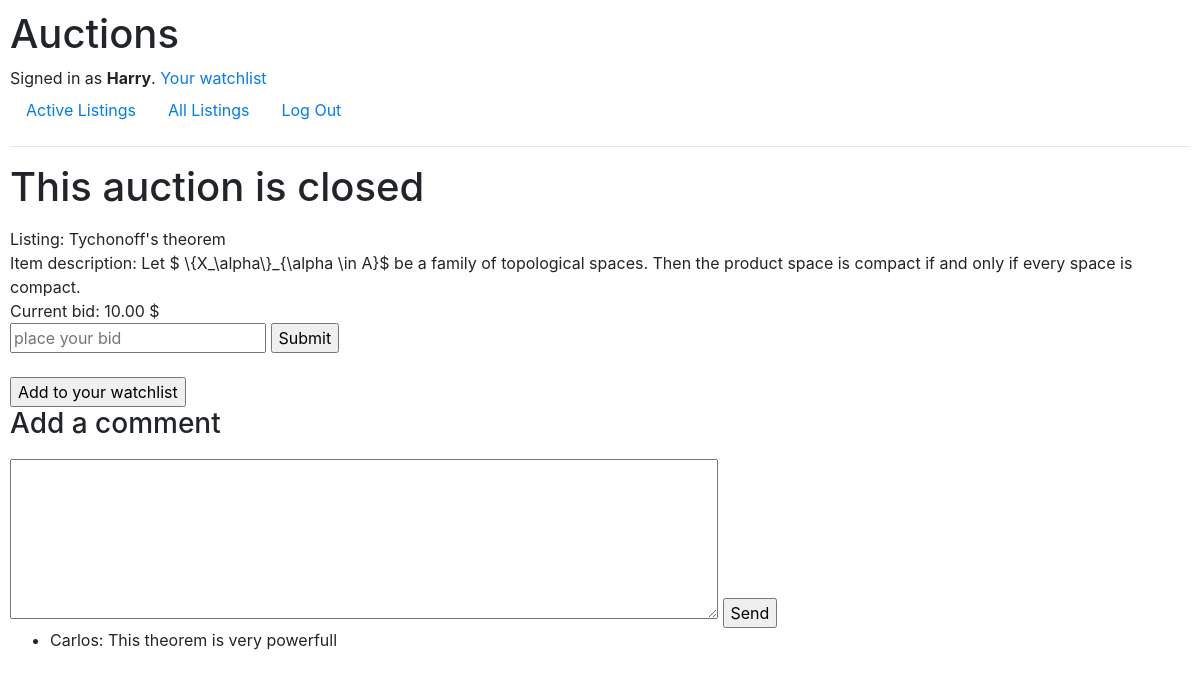
The app's page /2 (signed in) with its own data.
### auctions/models.py (models this page shows, shortened)
class User(AbstractUser):
    pass

class Listing(models.Model):
    product = models.CharField(max_length=64)
    description = models.CharField(max_length=500)
    minimum_bid = models.ForeignKey(Bid, on_delete=models.CASCADE, default=0, related_name="listing_bid")
    user_owner = models.ForeignKey(User, on_delete=models.CASCADE, related_name="user_listings")
    category = models.ForeignKey(Category, on_delete=models.CASCADE, related_name="listing_category", default=None)
    isActive = models.BooleanField(default=True)
    user_watchlist = models.ManyToManyField(User, blank=True, related_name="user_watchlist", default=None)
    user_bids = models.ManyToManyField(User, blank=True, related_name="user_bids", default= None)

class Bid(models.Model):
    new_bid = models.DecimalField(max_digits=9, decimal_places=2)
    user_bid = models.ForeignKey(User, on_delete=models.CASCADE, related_name="user_bid", default=0)
    def __str__(self):
        return f"{self.new_bid} $"

class Comment(models.Model):
    comment = models.CharField(max_length=250)
    listing = models.ForeignKey(Listing, on_delete=models.CASCADE, related_name="comment", default=None)
    user = models.ForeignKey(User, on_delete=models.CASCADE, related_name="user_comment", default=None)
    def __str__(self):
        return f"{self.user}: {self.comment}"

### auctions/views.py (the view, shortened to what this page needs)
# urls.py: path("<int:listing_id>", views.listing, name="listing"),
def listing(request, listing_id):
    try:
        listing = Listing.objects.get(pk = listing_id)
        allComments = listing.comment.all()
        user = request.user
        if user.is_authenticated:
            if user == listing.user_owner:
                if listing in user.user_watchlist.all():
                    is_in_watchlist = True
                    return render(request, "auctions/listing.html", {
                        "thelist":listing.isActive,
                        "listing": listing.pk,
                        "product": listing.product,
                        "description": listing.description,
                        "price": listing.minimum_bid,
                        "is_in_watchlist":is_in_watchlist,
                        "allComments": allComments,
                        "userisOwner":True,
                        "user":user
                })
                else:
                    is_in_watchlist = False
                    return render(request, "auctions/listing.html", {
                        "thelist":listing.isActive,
                        "user":user,
                        "userisOwner":True,
                        "listing": listing.pk,
                        "product": listing.product,
                        "description": listing.description,
                        "price": listing.minimum_bid,
                        "is_in_watchlist":is_in_watchlist,
                        "allComments": allComments
                })
            else:
                if listing in user.user_watchlist.all():
                    is_in_watchlist = True
                    return render(request, "auctions/listing.html", {
                        "thelist":listing.isActive,
                        "user":user,
                        "listing": listing.pk,
                        "product": listing.product,
                        "description": listing.description,
                        "price": listing.minimum_bid,
                        "is_in_watchlist":is_in_watchlist,
                        "allComments": allComments,
                        "userisOwner":False
                })
                else:
                    is_in_watchlist = False
                    return render(request, "auctions/listing.html", {
                        "user":user,
                        "thelist":listing.isActive,
                        "userisOwner":False,
                        "listing": listing.pk,
                        "product": listing.product,
                        "description": listing.description,
                        "price": listing.minimum_bid,
                        "is_in_watchlist":is_in_watchlist,
                        "allComments": allComments
                })
    except:
        return render(request, "auctions/error.html", {
            "message": "Something went wrong. The page you are looking for might not exist"
        })

### auctions/templates/auctions/listing.html (shortened to what this page needs)
{% extends "auctions/layout.html" %}
{% block body %}
{% if not thelist %}
<p><h1>This auction is closed</h1></p>
{% endif %}
Listing: {{ product }}
<br>
Item description: {{ description }}
<br>
Current bid: {{ price }}
<br>
{% if user.is_authenticated %}
<form method="post" action="{% url 'new_bid' %}">
    <input type="text" placeholder="place your bid" name="bid">
    <input type="submit">
</form>
<br>
{% if is_in_watchlist %}
<form method="post" action="{% url 'removewatchlist' %}">
    {% csrf_token %}
    <input hidden value="{{ listing }}" name="pk">
    <input type="submit" value="Remove from watchlist">
</form>
{% else %}
<form method="post" action="{% url 'addwatchlist' %}">
    <input type="submit" value="Add to your watchlist">
</form>
{% endif %}
{% else %}
Sign in to place a bid or add this item to your watchlist
{% endif %}
<h3>Add a comment</h3>
<form action="{% url 'addcomment' %}" method="POST">
    <textarea name="comment" id="comment"></textarea>
    <input type="submit" value="Send">
</form>
<ul>
    {% for comment in allComments %}
    <li>{{ comment }}</li>
    {% endfor %}
</ul>
{% endblock %}

### auctions/templates/auctions/layout.html (shortened to what this page needs)
{% load static %}
<!DOCTYPE html>
<html lang="en">
<head>
        <link rel="stylesheet" href="https://stackpath.bootstrapcdn.com/bootstrap/4.4.1/css/bootstrap.min.css"
>
    <link href="{% static 'auctions/styles.css' %}" rel="stylesheet">
</head>
<body>
    <h1>Auctions</h1>
    <div>
        {% if user.is_authenticated %}
        Signed in as <strong>{{ user.username }}</strong>.
        <a href="{% url 'user_watchlist' %}">Your watchlist</a>
        {% else %}
        Not signed in.
        {% endif %}
    </div>
    <ul class="nav">
        <li class="nav-item">
            <a class="nav-link" href="{% url 'index' %}">Active Listings</a>
        </li>
        <li class="nav-item">
            <a class="nav-link" href="{% url 'all_li' %}">All Listings</a>
        </li>
        {% if user.is_authenticated %}
        <li class="nav-item">
            <a class="nav-link" href="{% url 'logout' %}">Log Out</a>
        </li>
        {% endif %}
    </ul>
    <hr>
    {% block body %}
    {% endblock %}
</body>
</html>

### auctions/static/auctions/styles.css (style rules this page uses)
body { padding: 10px; }
#comment { height: 20vh; width: 60%; margin-top: 10px }

### records on screen
User: username "Harry"
Listing: product "Tychonoff's theorem", description "Let $ \\{X_\\alpha\\}_{\\alpha \\in A}$ be a family of topological spaces. Then the product space is compact if and only if every space is compact."
Bid: new_bid "10.00 $"
Comment: user+comment "Carlos: This theorem is very powerfull"
